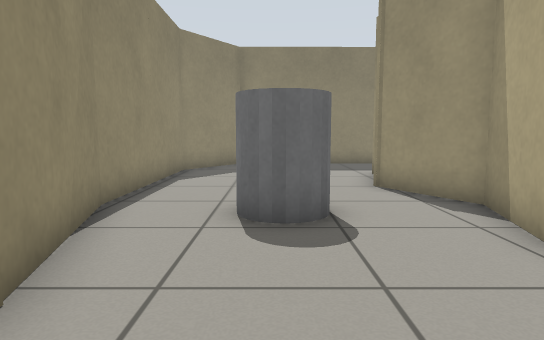
[1] (above)

15 first-person views from a walk through a world built for the Gazebo simulator. The camera is 0.68 m above the floor, tilts 6° down and sees 75° across. The floor is counted in squares, 0.5 m on a side. Each view is taken from the middle of a square. On the plan, view 1 faces up. The plan holds only what a view shows up to about 15 squares ahead; the rest is blank. Robots are left out.

[2]
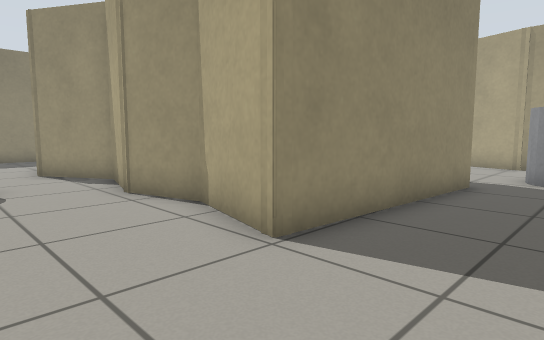

[3]
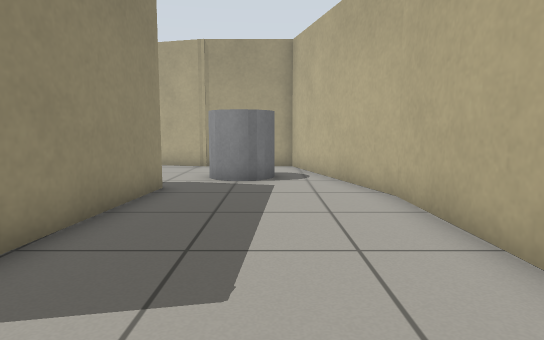

[4]
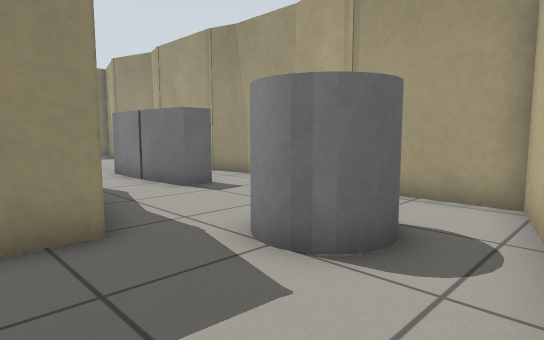

[5]
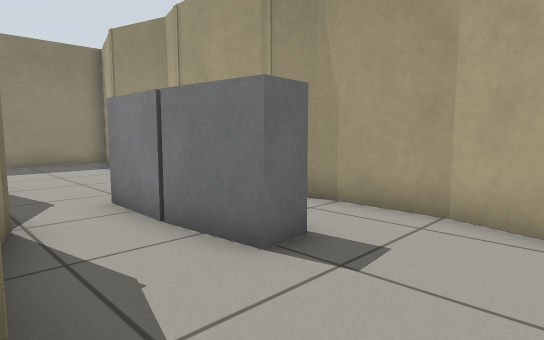

[6]
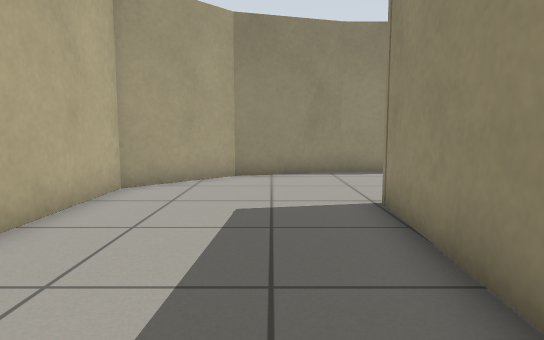

[7]
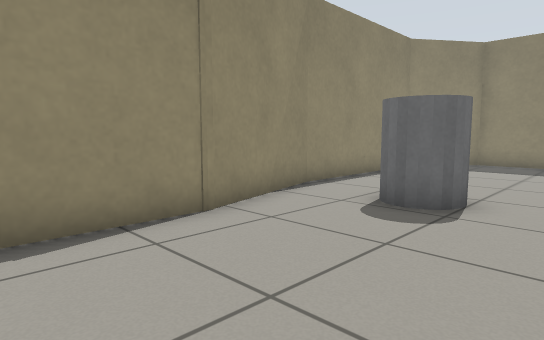

[8]
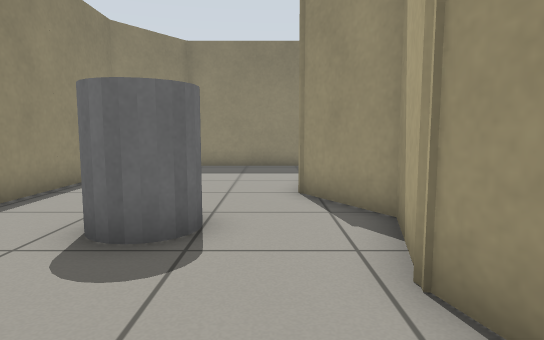

[9]
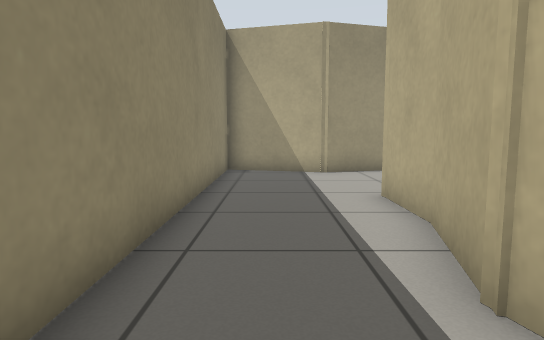

[10]
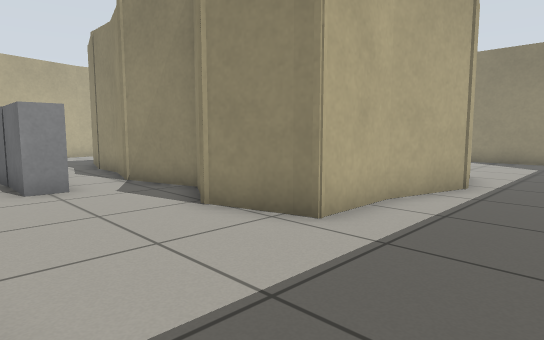

[11]
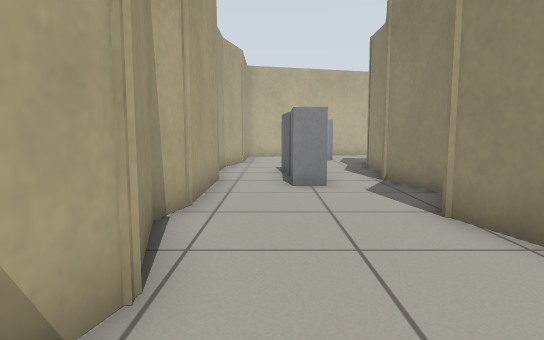

[12]
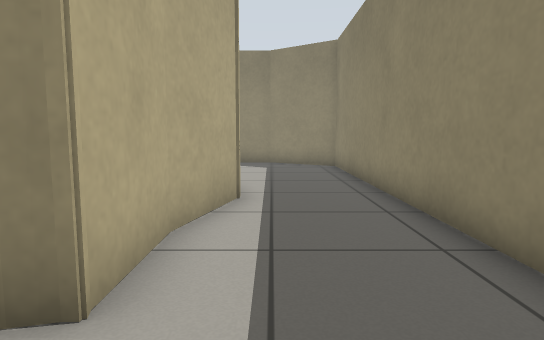

[13]
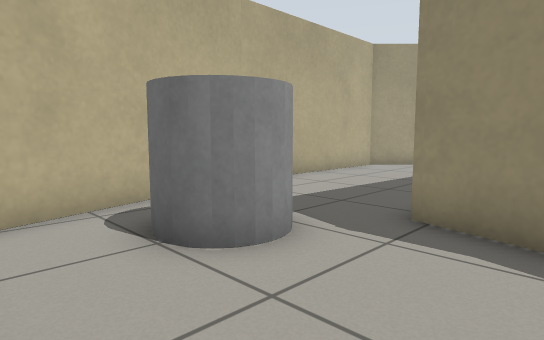

[14]
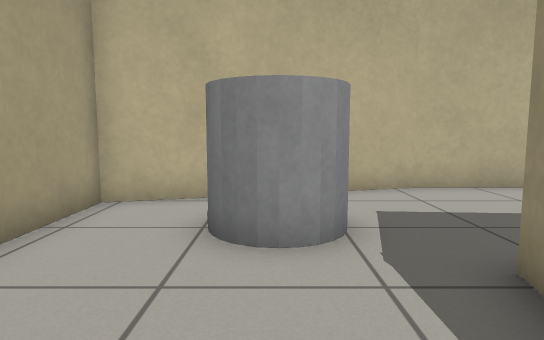

[15]
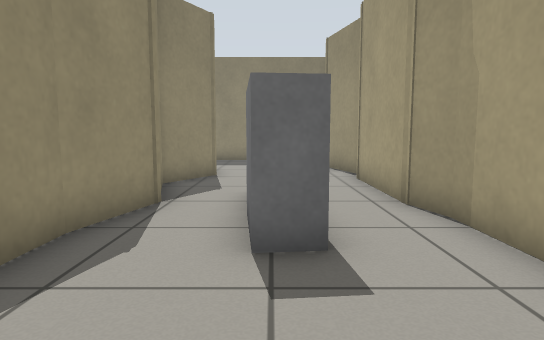

### Floor plan
Key: @ floor where view 1 was taken; # wall or solid block; . floor; C grey cylinder; B grey box.
Columns run from 3 left of view 1 to 16 right of it. Each row starts with its distance up from view 1.
 16  ###################
 15 ##.................#
 14 #..................#
 13 #..................#
 12 #......####........#
 11 #.....##  ####.....#
 10 #.....#      ##....#
  9 #.....#      ##....#
  8 #.....##     #.....#
  7 #..C...#     #.....#
  6 #..CC..#     #..B..#
  5 #..C...#     #..B..#
  4 #......#     #..B..#
  3 ##.....#     #..B..#
  2  #.....#     #..B..#
  1  #.....#     #.....#
  0  #.@...#    ##.....#
 -1  #.....######......#
 -2  #.............C...#
 -3  #............C C..#
 -4  ##............C...#
 -5   ##.............###
 -6    ##........#####
 -7     ##########

Where each view was taken, in squares from view 1:
view 1: 0 up, 0 right, facing up
view 2: 4 down, 0 right, facing up-right
view 3: 4 down, 1 right, facing right
view 4: 6 down, 8 right, facing up-right
view 5: 1 down, 10 right, facing up-right
view 6: 3 down, 10 right, facing left
view 7: 1 down, 3 right, facing up-left
view 8: 1 up, 2 right, facing up
view 9: 14 up, 3 right, facing right
view 10: 15 up, 15 right, facing down-left
view 11: 15 up, 14 right, facing down
view 12: 13 up, 13 right, facing left
view 13: 1 up, 15 right, facing down-left
view 14: 2 up, 12 right, facing down
view 15: 2 down, 13 right, facing up
